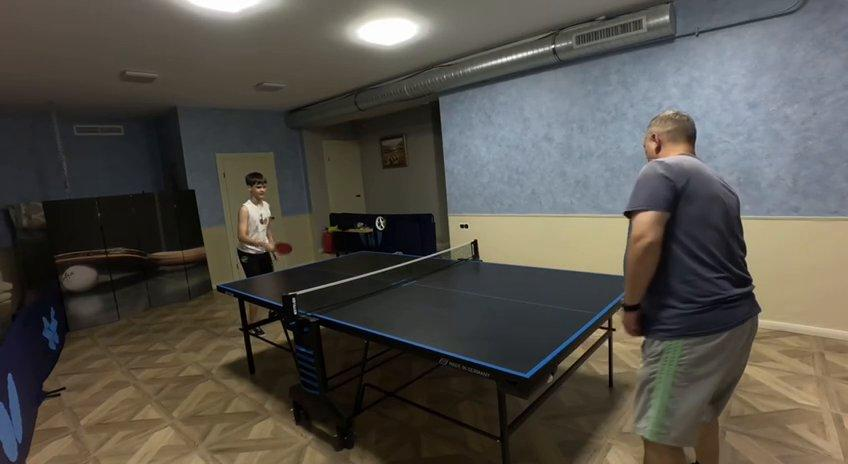
#> input picture dataset/test/images/frame_0003_jpg.rf.629deea6155f39df53442a18cdb03fcf.jpg, 848 x 464 px
$ python -i clean_ttseg_v3_shards.py   (imports and definitions only)
#> lines starting #> are read from the running program, lines starting #| are printed output that depends on the picture
#!/usr/bin/env python3
"""Санация осколков TableLeft/TableRight в экспорте tt_seg_v3. Дата: 2026-11-08.

Исходный каталог tt_seg_v3_export/dataset только читается.
Очищенная копия пишется в tt_seg_v3_cleaned/.
"""

from __future__ import annotations

import json
import shutil
from dataclasses import dataclass
from pathlib import Path

import cv2
import numpy as np

SPLITS = ("train", "valid", "test")
CLASS_NAMES = ("Ball", "Net", "Player1", "Player2", "TableLeft", "TableRight")
CLS_BALL = 0
CLS_NET = 1
CLS_PLAYER1 = 2
CLS_PLAYER2 = 3
CLS_TABLE_LEFT = 4
CLS_TABLE_RIGHT = 5
TABLE_CLASSES = (CLS_TABLE_LEFT, CLS_TABLE_RIGHT)
PLAYER_CLASSES = (CLS_PLAYER1, CLS_PLAYER2)

SHARD_WIDTH = np.float32(0.08)
SHARD_AREA = np.float32(0.005)
PREVIEW_COUNT = 10
IMAGE_EXTS = (".jpg", ".jpeg", ".png", ".bmp", ".webp")

VIS_CLASS_BGR: dict[str, tuple[int, int, int]] = {
    "Ball": (0, 255, 255),
    "Net": (255, 255, 0),
    "Player1": (0, 255, 0),
    "Player2": (0, 165, 255),
    "TableLeft": (255, 100, 0),
    "TableRight": (180, 0, 255),
}
VIS_FILL_ALPHA = 0.35


@dataclass
class Ann:
    cls_id: int | None
    line: str
    width: np.float32
    area: np.float32
    parsed: bool


def _repo_root() -> Path:
    return Path(__file__).resolve().parents[3]


def _shoelace_area(xs: np.ndarray, ys: np.ndarray) -> np.float32:
    cross = np.sum(xs * np.roll(ys, -1) - np.roll(xs, -1) * ys, dtype=np.float32)
    return np.float32(np.abs(cross) * np.float32(0.5))


# [20 lines left out: function _parse_line, not called in this run]


def _is_table_shard(ann: Ann) -> bool:
    return bool(ann.width < SHARD_WIDTH or ann.area < SHARD_AREA)


# [90 lines left out: functions _largest, sanitize_annotations, _find_image, _reset_output, not called in this run]


def _write_label(path: Path, lines: list[str]) -> None:
    text = ("\n".join(lines) + "\n") if lines else ""
    path.write_text(text, encoding="utf-8")


def _contour_int(pts: np.ndarray) -> np.ndarray:
    return np.rint(pts).astype(np.int32).reshape(-1, 1, 2)


# [71 lines left out: functions _put_label, _save_preview, _sample_indices, _write_data_yaml, not called in this run]


def clean_dataset(src: Path, out_root: Path) -> dict:
    if src.resolve() == (out_root / "dataset").resolve():
        raise RuntimeError("отказ писать в исходный датасет")

    _reset_output(out_root)
    dataset_dir = out_root / "dataset"
    quarantine_images = out_root / "quarantine_incomplete_table" / "images"
    quarantine_labels = out_root / "quarantine_incomplete_table" / "labels"
    preview_dir = out_root / "visualized_sample"
    for split in SPLITS:
        (dataset_dir / split / "images").mkdir(parents=True, exist_ok=True)
        (dataset_dir / split / "labels").mkdir(parents=True, exist_ok=True)
    quarantine_images.mkdir(parents=True, exist_ok=True)
    quarantine_labels.mkdir(parents=True, exist_ok=True)
    preview_dir.mkdir(parents=True, exist_ok=True)

    removed_totals = {
        "table_shards": 0,
        "table_extras": 0,
        "player_extras": 0,
        "net_micros": 0,
    }
    class_counts = {name: 0 for name in CLASS_NAMES}
    by_split: dict[str, dict[str, int]] = {}
    quarantined: list[str] = []
    kept_previews: list[tuple[Path, list[str]]] = []
    warnings: list[str] = []
    frames_seen = 0
    frames_kept = 0
    frames_with_duplicate_table = 0

    for split in SPLITS:
        labels_dir = src / split / "labels"
        images_dir = src / split / "images"
        split_stats = {"seen": 0, "kept": 0, "quarantined": 0}
        label_paths = sorted(labels_dir.glob("*.txt")) if labels_dir.is_dir() else []
        for label_path in label_paths:
            raw_lines = label_path.read_text(encoding="utf-8").splitlines()
            cleaned, removed, table_complete, duplicate_table = sanitize_annotations(raw_lines)
            frames_seen += 1
            split_stats["seen"] += 1
            if duplicate_table:
                frames_with_duplicate_table += 1
            for key, value in removed.items():
                removed_totals[key] += value

            image_path = _find_image(images_dir, label_path.stem)
            frame_name = f"{split}/{image_path.name if image_path is not None else label_path.name}"
            if image_path is None:
                warnings.append(f"нет картинки для {split}/{label_path.name}")

            if not table_complete:
                split_stats["quarantined"] += 1
                quarantined.append(frame_name)
                _write_label(quarantine_labels / label_path.name, cleaned)
                if image_path is not None:
                    shutil.copy2(image_path, quarantine_images / image_path.name)
                continue

            frames_kept += 1
            split_stats["kept"] += 1
            _write_label(dataset_dir / split / "labels" / label_path.name, cleaned)
            if image_path is not None:
                copied = dataset_dir / split / "images" / image_path.name
                shutil.copy2(image_path, copied)
                kept_previews.append((copied, cleaned))
            for line in cleaned:
                ann = _parse_line(line)
                if ann.parsed and ann.cls_id is not None and 0 <= ann.cls_id < len(CLASS_NAMES):
                    class_counts[CLASS_NAMES[ann.cls_id]] += 1
        by_split[split] = split_stats

    _write_data_yaml(dataset_dir)

    preview_names: list[str] = []
    for index in _sample_indices(len(kept_previews), PREVIEW_COUNT):
        image_path, lines = kept_previews[index]
        dest = preview_dir / image_path.name
        _save_preview(image_path, lines, dest)
        preview_names.append(image_path.name)

    report = {
        "source_dataset": str(src),
        "cleaned_dataset": str(dataset_dir),
        "frames_seen": frames_seen,
        "frames_kept": frames_kept,
        "frames_quarantined": len(quarantined),
        "frames_with_duplicate_table_half": frames_with_duplicate_table,
        "quarantined_frames": quarantined,
        "removed": removed_totals,
        "by_split": by_split,
        "cleaned_class_counts": class_counts,
        "preview_frames": preview_names,
        "warnings": warnings,
        "rules": {
            "table_shard": "width < 0.08 or area < 0.005, then max 1 polygon per TableLeft and TableRight",
            "incomplete_table": "missing TableLeft or TableRight after cleaning -> quarantine",
            "players": "max 1 Player1 and 1 Player2, largest area",
            "net": "keep all unless a micro-shard (area < 0.005) is present, then largest only",
            "ball": "unchanged",
        },
    }
    report_path = out_root / "cleaning_report.json"
    report_path.write_text(json.dumps(report, ensure_ascii=False, indent=2) + "\n", encoding="utf-8")
    return report


# [8 lines left out: function main, not called in this run]


# [2 lines not run here, left out]

>>> import cv2
>>> picture = cv2.imread('../../../dataset/test/images/frame_0003_jpg.rf.629deea6155f39df53442a18cdb03fcf.jpg', cv2.IMREAD_GRAYSCALE)
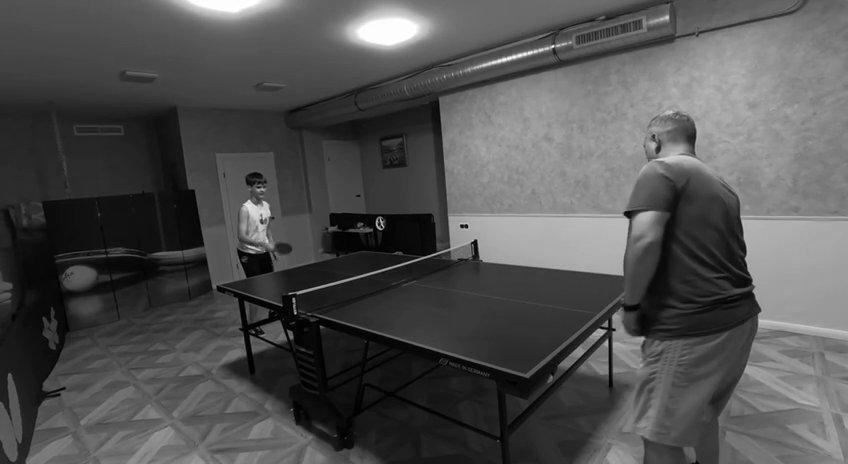
#> picture: shape (464, 848); min 0, max 255, mean 81.3
>>> result = clean_dataset(picture, 'out.png')
#> (the run stopped early here; a loop or call above may not have finished)
